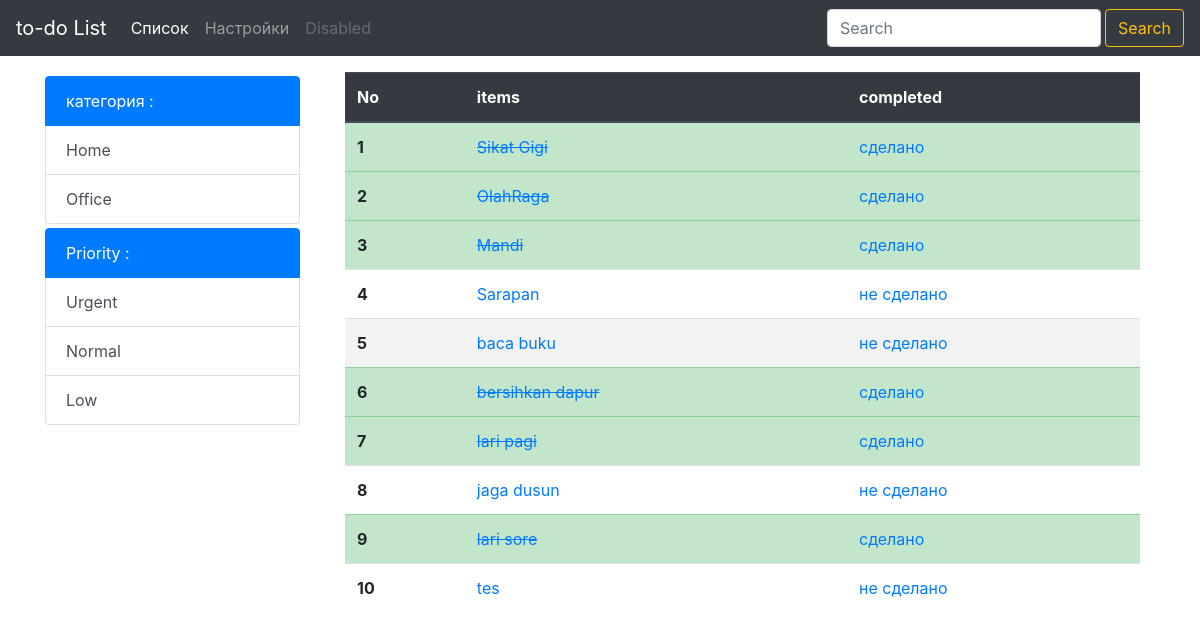
Page /list/ on the committed database.
### list/models.py (models this page shows, shortened)
class List(models.Model):
    item = models.CharField(max_length=200)
    completed = models.BooleanField(default=False)
    category = models.CharField(max_length=50, default='')
    priority = models.CharField(max_length=50, default='')
    subitem = models.TextField(max_length=300, default='', blank=True)

### list/views.py (the view)
# urls.py: url('',views.list, name='index'),
def list(request):
    all_items = List.objects.all()
    context = {
        'Title' : 'List',
        'all_items' : all_items,
    }
    return render (request, 'list/index.html', context)

### list/templates/list/index.html (shortened to what this page needs)
{% extends 'base.html' %}
{% block content %}
<div class="container pt-4">
      <table class="table table-striped table-hover">
        <thead class="thead-dark">
          <tr>
            <th scope="col">No</th>
            <th scope="col">items</th>
            <th scope="col">completed</th>
          </tr>
        </thead>
        <tbody>
          {% for things in all_items %}
            {% if things.completed %}
                <tr class="table-success">
                  <th scope="row">{{forloop.counter}}</th>
                  <td><a href="{% url 'list:detail' things.id  %}"><s>{{things.item}}</s></a></td>
                  <td><a href="{% url 'list:uncross' things.id  %}">сделано</a></td>
                </tr>
              {% else %}
                <tr>
                  <th scope="row">{{forloop.counter}}</th>
                  <td> <a href="{% url 'list:detail' things.id  %}">{{things.item}}</a> </td>
                  <td><a href="{% url 'list:cross_off' things.id  %}">не сделано</a></td>
                </tr>
              {% endif %}
          {% endfor %}
        </tbody>
      </table>
    </div>
{% endblock content %}

### rows in the picture
List: item "Sikat Gigi"
List: item "OlahRaga"
List: item "Mandi"
List: item "Sarapan"
List: item "baca buku"
List: item "bersihkan dapur"
List: item "lari pagi"
List: item "jaga dusun"
List: item "lari sore"
List: item "tes"
